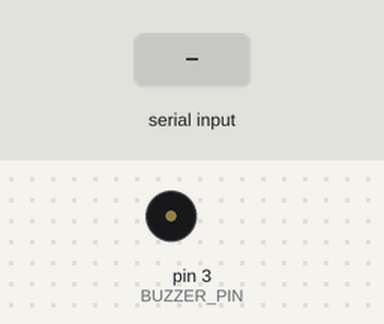
Recording of a sketch running on a simulated Arduino Uno, built with avr-gcc and run on an emulated ATmega328P. On the bench: buzzer (waves = sounding, pin HIGH). The inputs (shaded band) are chosen by the test bench.

Above: at 1.2 s.
1.3 s: "ON\n" received over Serial
At 2.2 s:
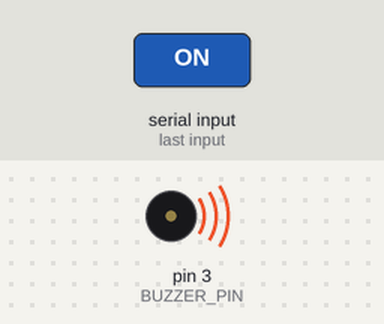
2.8 s: "OFF\n" received over Serial
At 3.4 s:
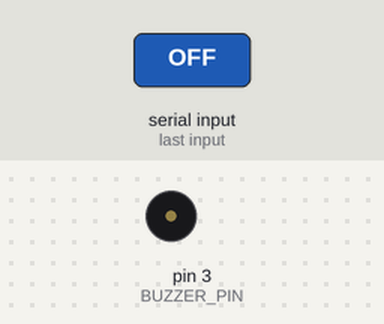
Timing chart, 0 to 5.8 s (numbered marks = the images above; inputs shaded):
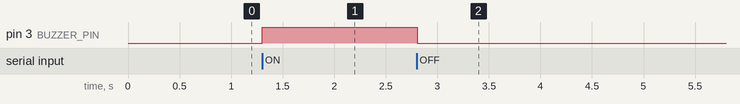

The sketch:

Detector_de_sono.ino
```cpp
#define BUZZER_PIN 3

void setup() {
    pinMode(BUZZER_PIN, OUTPUT);
    Serial.begin(9600);  // Inicia comunicação serial
}

void loop() {
    if (Serial.available() > 0) {  // Verifica se há dados recebidos
        String command = Serial.readStringUntil('\n');  // Lê comando até o caractere de nova linha

        if (command == "ON") {
            digitalWrite(BUZZER_PIN, HIGH);
        } else if (command == "OFF") {
            digitalWrite(BUZZER_PIN, LOW);
        }
    }
}
```

Measured:
- after the input at 1.3 s, pin 3 (BUZZER_PIN): LOW → HIGH at once
- after the input at 2.8 s, pin 3 (BUZZER_PIN): HIGH → LOW at once
